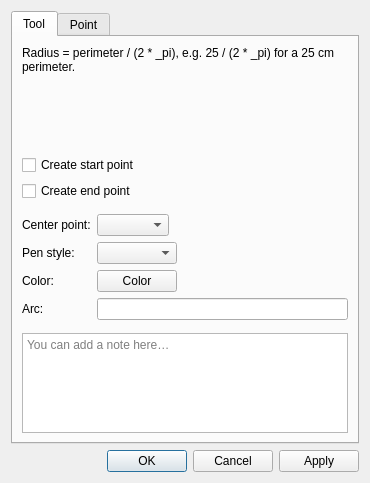
<?xml version="1.0" encoding="UTF-8"?>
<ui version="4.0">
 <class>DialogArcWithLength</class>
 <widget class="QDialog" name="DialogArcWithLength">
  <property name="geometry">
   <rect>
    <x>0</x>
    <y>0</y>
    <width>370</width>
    <height>483</height>
   </rect>
  </property>
  <property name="windowTitle">
   <string>Arc with length</string>
  </property>
  <property name="windowIcon">
   <iconset resource="../../../vmisc/share/resources/icon.qrc">
    <normaloff>:/icon/64x64/icon64x64.png</normaloff>:/icon/64x64/icon64x64.png</iconset>
  </property>
  <layout class="QVBoxLayout" name="verticalLayout_2">
   <item>
    <widget class="QTabWidget" name="tabWidget">
     <property name="currentIndex">
      <number>0</number>
     </property>
     <widget class="QWidget" name="tab">
      <attribute name="title">
       <string>Tool</string>
      </attribute>
      <layout class="QVBoxLayout" name="verticalLayout">
       <item>
        <widget class="QLabel" name="labelRadiusHint">
         <property name="text">
          <string>Radius = perimeter / (2 * _pi), e.g. 25 / (2 * _pi) for a 25 cm perimeter.</string>
         </property>
         <property name="wordWrap">
          <bool>true</bool>
         </property>
        </widget>
       </item>
       <item>
        <widget class="QWidget" name="formulaPlaceholder" native="true"/>
       </item>
       <item>
        <widget class="QWidget" name="formula2Placeholder" native="true"/>
       </item>
       <item>
        <widget class="QWidget" name="formula3Placeholder" native="true"/>
       </item>
       <item>
        <widget class="QCheckBox" name="checkBoxCreateStartPoint">
         <property name="text">
          <string>Create start point</string>
         </property>
        </widget>
       </item>
       <item>
        <widget class="QCheckBox" name="checkBoxCreateEndPoint">
         <property name="text">
          <string>Create end point</string>
         </property>
        </widget>
       </item>
       <item>
        <layout class="QHBoxLayout" name="formulaSeparatorLayout">
         <property name="leftMargin">
          <number>33</number>
         </property>
         <property name="rightMargin">
          <number>33</number>
         </property>
         <item>
          <widget class="QFrame" name="formulaSeparator">
           <property name="minimumSize">
            <size>
             <width>0</width>
             <height>1</height>
            </size>
           </property>
           <property name="maximumSize">
            <size>
             <width>16777215</width>
             <height>1</height>
            </size>
           </property>
          </widget>
         </item>
        </layout>
       </item>
       <item>
        <layout class="QFormLayout" name="formLayout_2">
         <property name="fieldGrowthPolicy">
          <enum>QFormLayout::ExpandingFieldsGrow</enum>
         </property>
         <item row="0" column="0">
          <widget class="QLabel" name="label_7">
           <property name="sizePolicy">
            <sizepolicy hsizetype="Fixed" vsizetype="Preferred">
             <horstretch>0</horstretch>
             <verstretch>0</verstretch>
            </sizepolicy>
           </property>
           <property name="visible">
            <bool>false</bool>
           </property>
           <property name="text">
            <string>Center point:</string>
           </property>
          </widget>
         </item>
         <item row="0" column="1">
          <widget class="QComboBox" name="comboBoxCenter">
           <property name="visible">
            <bool>false</bool>
           </property>
          </widget>
         </item>
         <item row="2" column="0">
          <widget class="QLabel" name="label_8">
           <property name="text">
            <string>Color:</string>
           </property>
          </widget>
         </item>
         <item row="1" column="0">
          <widget class="QLabel" name="label">
           <property name="text">
            <string>Pen style:</string>
           </property>
          </widget>
         </item>
         <item row="1" column="1">
          <widget class="QComboBox" name="comboBoxPenStyle">
           <property name="minimumSize">
            <size>
             <width>80</width>
             <height>0</height>
            </size>
           </property>
           <property name="maximumSize">
            <size>
             <width>110</width>
             <height>16777215</height>
            </size>
           </property>
           <property name="iconSize">
            <size>
             <width>80</width>
             <height>14</height>
            </size>
           </property>
          </widget>
         </item>
         <item row="3" column="0">
          <widget class="QLabel" name="labelAlias">
           <property name="text">
            <string>Arc:</string>
           </property>
          </widget>
         </item>
         <item row="3" column="1">
          <widget class="QLineEdit" name="lineEditAlias">
          </widget>
         </item>
         <item row="2" column="1">
          <widget class="VPE::QtColorPicker" name="pushButtonColor">
           <property name="text">
            <string notr="true">Color</string>
           </property>
          </widget>
         </item>
        </layout>
       </item>
       <item>
        <layout class="QHBoxLayout" name="notesSeparatorLayout">
         <property name="leftMargin">
          <number>33</number>
         </property>
         <property name="rightMargin">
          <number>33</number>
         </property>
         <item>
          <widget class="QFrame" name="notesSeparator">
           <property name="minimumSize">
            <size>
             <width>0</width>
             <height>1</height>
            </size>
           </property>
           <property name="maximumSize">
            <size>
             <width>16777215</width>
             <height>1</height>
            </size>
           </property>
          </widget>
         </item>
        </layout>
       </item>
       <item>
        <widget class="QPlainTextEdit" name="plainTextEditToolNotes">
         <property name="placeholderText">
          <string>You can add a note here…</string>
         </property>
         <property name="maximumSize">
          <size>
           <width>16777215</width>
           <height>100</height>
          </size>
         </property>
        </widget>
       </item>
      </layout>
     </widget>
     <widget class="QWidget" name="tabPoint">
      <attribute name="title">
       <string>Point</string>
      </attribute>
      <layout class="QVBoxLayout" name="verticalLayoutPoint">
       <item>
        <layout class="QFormLayout" name="formLayoutStartPoint">
         <property name="fieldGrowthPolicy">
          <enum>QFormLayout::ExpandingFieldsGrow</enum>
         </property>
         <item row="0" column="0">
          <widget class="QLabel" name="labelStartPointName">
           <property name="text">
            <string>Start point name:</string>
           </property>
          </widget>
         </item>
         <item row="0" column="1">
          <widget class="QLineEdit" name="lineEditStartPointName">
          </widget>
         </item>
        </layout>
       </item>
       <item>
        <layout class="QFormLayout" name="formLayoutEndPoint">
         <property name="fieldGrowthPolicy">
          <enum>QFormLayout::ExpandingFieldsGrow</enum>
         </property>
         <item row="0" column="0">
          <widget class="QLabel" name="labelEndPointName">
           <property name="text">
            <string>End point name:</string>
           </property>
          </widget>
         </item>
         <item row="0" column="1">
          <widget class="QLineEdit" name="lineEditEndPointName">
          </widget>
         </item>
        </layout>
       </item>
      </layout>
     </widget>
    </widget>
   </item>
   <item>
    <widget class="QDialogButtonBox" name="buttonBox">
     <property name="orientation">
      <enum>Qt::Horizontal</enum>
     </property>
     <property name="standardButtons">
      <set>QDialogButtonBox::Apply|QDialogButtonBox::Cancel|QDialogButtonBox::Ok</set>
     </property>
    </widget>
   </item>
  </layout>
 </widget>
 <customwidgets>
  <customwidget>
   <class>VPE::QtColorPicker</class>
   <extends>QPushButton</extends>
   <header>../vpropertyexplorer/qtcolorpicker.h</header>
  </customwidget>
 </customwidgets>
 <resources>
  <include location="../../../vmisc/share/resources/icon.qrc"/>
 </resources>
 <connections>
  <connection>
   <sender>buttonBox</sender>
   <signal>accepted()</signal>
   <receiver>DialogArcWithLength</receiver>
   <slot>accept()</slot>
   <hints>
    <hint type="sourcelabel">
     <x>248</x>
     <y>254</y>
    </hint>
    <hint type="destinationlabel">
     <x>157</x>
     <y>274</y>
    </hint>
   </hints>
  </connection>
  <connection>
   <sender>buttonBox</sender>
   <signal>rejected()</signal>
   <receiver>DialogArcWithLength</receiver>
   <slot>reject()</slot>
   <hints>
    <hint type="sourcelabel">
     <x>316</x>
     <y>260</y>
    </hint>
    <hint type="destinationlabel">
     <x>286</x>
     <y>274</y>
    </hint>
   </hints>
  </connection>
 </connections>
</ui>
